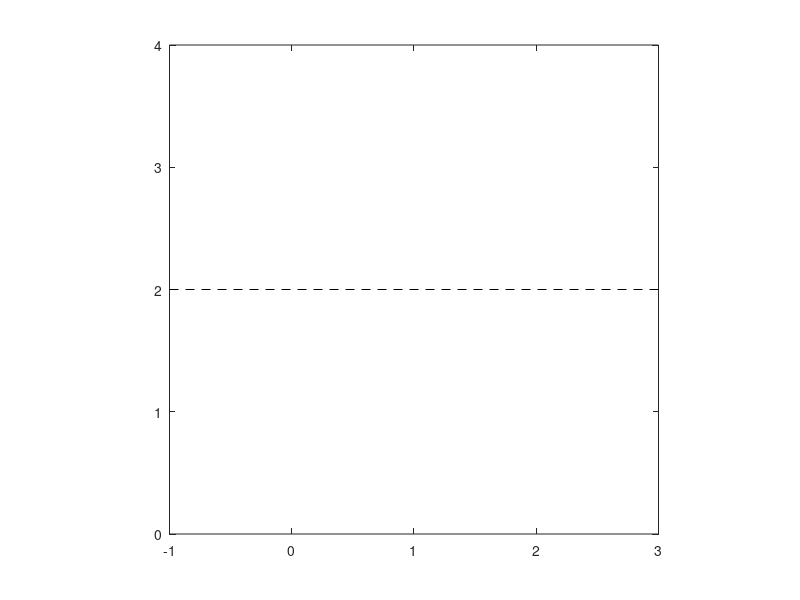

Write MATLAB code to recreate this figure. (Note: this script raises an error after producing the figure.)
% % for i = 1:10
clear all; clc ; clf;
% 
% px = 10; py = 20;
% p0 = [px py];
% time = 50;
% v = [10 10];     %given velocity
% t = 0: 1: time;
% a10 = [10,700,700,10,10];
% a11 = [10,0,700,700,10];
% a1011 = [10 10;700 0; 700 700;10 700]; 
% 
% %subplot(3,1,1)
% % plot(a10,a11)
% % hold on
% 
% for i=1:length(t)
%     
%     tsec = i - 1
%     
% %     ______________________producing constant velocity________________    
% 
% %     vx(i)=v(1);    %for constant velocity condition
% %     vy(i)=v(2);    %for constant velocity condition
% 
% %     ______________________producing variable velocity________________    
%     
% %     vx(i)=-5 + (5+5)*rand(1,1); %pops positive and negative real numbers
% %     vy(i)=-5 + (5+5)*rand(1,1); %pops positive and negative real numbers
% 
%     vx(i)=randi([-1 1],1,1);    %pops positive and negative randow integers between -50 and 50 in 1x1 matrix
%     vy(i)=randi([-1 1],1,1);    %pops positive and negative randow integers between -50 and 50 in 1x1 matrix
% 
%     if (vx(1,i) == 0 && vy(1,i) == 0)
%         
%         vx(1,i) = 2;
%         vy(1,i) = 2;
%         
%         c(i,1) = vx(1,i); %adjusting the row to the column matrix
%         d(i,1) = vy(1,i); %adjusting the row to the column matrix
%     else
%         
%     c = vx';
%     d = vy';
% 
%     v = [c d]; %velocity column matrix
%     
%     end
% %     c = vx';
% %     d = vy';
% 
% %     v = [c d]; %velocity column matrix
%     
%     magvt(i) = sqrt(c(i)^2 + d(i)^2); %velocity magnitude matrix
%     magv = magvt'; %velocity magnitude column matrix
%     
%     px(i+1) = px(i) + c(i)*i;
%     py(i+1) = py(i) + d(i)*i;
%     theta(i) = angle(px(i),py(i),px(i+1),py(i+1));
%      
%     a = px';
%     b = py';
%     p = [a b];
% 
%     pf = [p(i+1,1) p(i+1,2)]; %accessing elements inside the p matrix the last element that was created
%      
% %      subplot(3,1,2);
%      subplot(2,1,1);
%      plot(a10,a11)
%      hold on
%      plot(p(i,1),p(i,2),'o', 'MarkerSize' ,6, 'MarkerFaceColor', 'c'); %produces dot on the plot
%      hold on;
%      axis([-500 1000 -1000 1500])
%      
%     [in(i),on(i)] = inpolygon(p(i,1),p(i,2),a10,a11);
%     A = [in' on'];
%     
%     if (A(i,1) == 0 && A(i,2) == 0)
%         
% %         i
% %         N11 = [p(i,1) p(i,2)]
% %         k = dsearchn(a1011,N11);
% %         a1011((k),1);
% %         a1011((k),2);
% %         px(i) = a1011((k),1);
% %         py(i) = a1011((k),2);
% 
%           px(i) = randi([10 500],1,1);
%           py(i) = randi([10 500],1,1);
% 
% %         i
% %         [p(i,1) p(i,2)] 
% %         p(i,1) = 20
% %         p(i,2) = 20
% % %         p(i,2) = p(i,1)
% %         [p(i,1) p(i,2)]
% %         
% %         px(i) = p(i,1);
% %         py(i) = p(i,2);
%     else 
%     end
%        
%     if (A(i,1) == 0 && A(i,2) == 0 && i == tsec + 1)
%         
%             A(i,1)
%             A(i,2)
% 
%     px(i+1) = px(i)
%     py(i+1) = py(i) 
%         else
%    
% %     in(i,1)
% %     [pp(i,1) pp(i,2)] = [in(i,1) in(i,2)]
% %     O = theta';
%     end 
% end
% 
% for i=1:length(t)
%     
%     tsec = i - 1
%  if (p(i+1,1) == p(i,1) && p(i+1,2) == p(i,2))
%         
%           p(i+1,1) = randi([10 500],1,1);
%           p(i+1,2) = randi([10 500],1,1);
%     else 
%     end 
% end
% % plot(p(1),p(2))
% % hold off
% % rng default;
% % P = [10 10];
% % PQ = [0.5 0.5; 0.1 0.7; 0.8 0.7];
% % k = dsearchn(PQ,P)
% % PQ((k),1)
% % PQ((k),2)
% 
% for i=1:length(t)
%     
%     tsec = i - 1;
%     
%     [in(i),on(i)] = inpolygon(p(i,1),p(i,2),a10,a11);
%     A11 = [in' on'];
%     
%     subplot(2,1,2);
%     plot(a10,a11)
%     hold on
%     plot(p(i,1),p(i,2),'o', 'MarkerSize' ,6, 'MarkerFaceColor', 'c'); %produces dot on the plot
%     hold on;
%     axis([-500 1000 -1000 1500])
%    
% end
% % end
% 
% km1 = numel(A11(~in))
% km2 = numel(A11(~on))
% km3 = numel(A11(on))
% km4 = numel(A11(in))

x = 1;                          % X coordinate of arrow start
y = 2;                          % Y coordinate of arrow start
theta = pi/4;                   % Angle of arrow, from x-axis
L = 2;                          % Length of arrow
xEnd = x+L*cos(theta);          % X coordinate of arrow end
yEnd = y+L*sin(theta);          % Y coordinate of arrow end
points = linspace(0, theta);    % 100 points from 0 to theta
xCurve = x+(L/2).*cos(points);  % X coordinates of curve
yCurve = y+(L/2).*sin(points);  % Y coordinates of curve
plot(x+[-L L], [y y], '--k');   % Plot dashed line
hold on;                        % Add subsequent plots to the current axes
axis([x+[-L L] y+[-L L]]);      % Set axis limits
axis equal;                     % Make tick increments of each axis equal
arrow([x y], [xEnd yEnd]);      % Plot arrow
plot(xCurve, yCurve, '-k');     % Plot curve
plot(x, y, 'o', 'MarkerEdgeColor', 'k', 'MarkerFaceColor', 'w');  % Plot point
